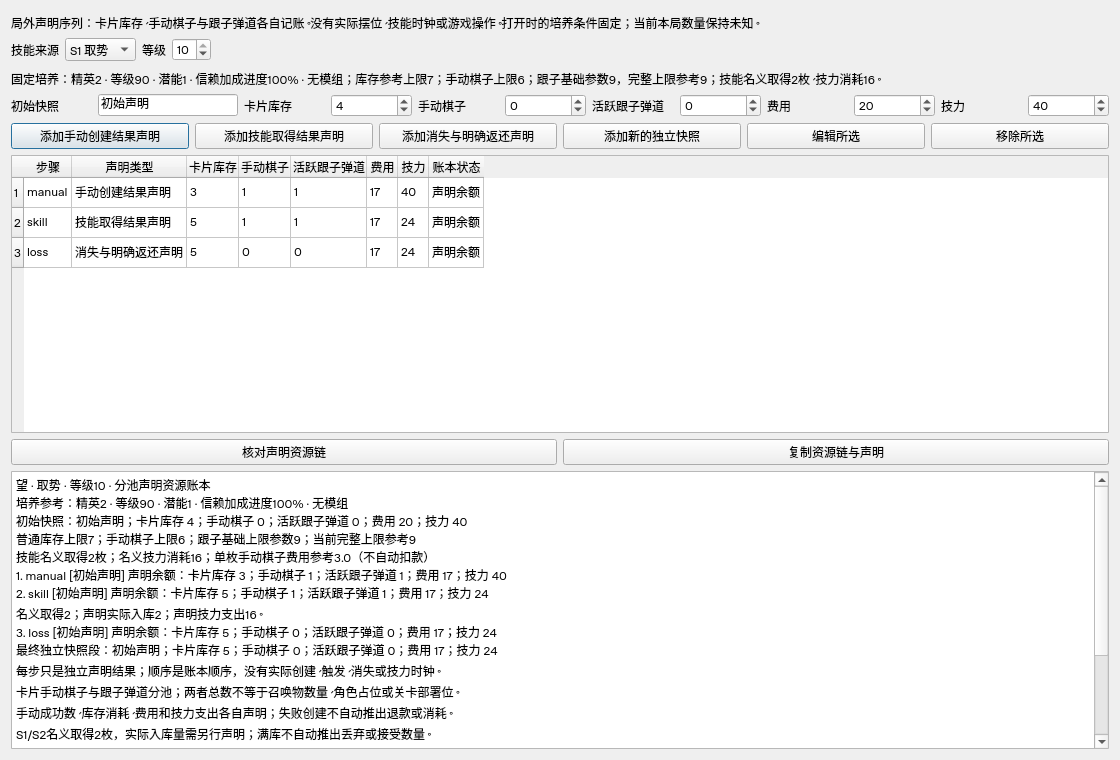
#> input picture research/p2-continuation-wang-resource-ledger/offscreen-ledger.png, 1120 x 760 px
$ python -i map_text_preview.py   (imports and definitions only)   (older library calls are emulated)
#> lines starting #> are read from the running program, lines starting #| are printed output that depends on the picture; after the words box and inside, x2 and y2 are one past the last pixel; in counts of white or black regions, pixels touching at a corner belong together
#> further down, picture is the input picture: shape (760, 1120, 3); mean B, G, R 239.1, 239, 239
"""Read a complete, currently visible exploration map from upright text and node geometry."""
from copy import copy, deepcopy
from time import perf_counter, time

import cv2
import numpy as np
from PySide6.QtCore import QObject, QThreadPool, Qt, Signal

from .map_recognition import read_map
from .recognition import node_names
from .recognition_cache import CachedOCR
from .run_config import config_data, confirmed_config
from .viewport import map_evidence, prepare_frame


def glyph_boxes(image, proposal_width=960):
#> called with proposal_width = 960
    height, width = image.shape[:2]
#> height = 760; width = 1120
    scale = min(1., proposal_width / width)
#> scale = 0.857
    small = cv2.resize(image, None, fx=scale, fy=scale, interpolation=cv2.INTER_AREA)
    gray = cv2.cvtColor(small, cv2.COLOR_BGR2GRAY)
    strokes = cv2.morphologyEx(gray, cv2.MORPH_TOPHAT, np.ones((7, 7), np.uint8))
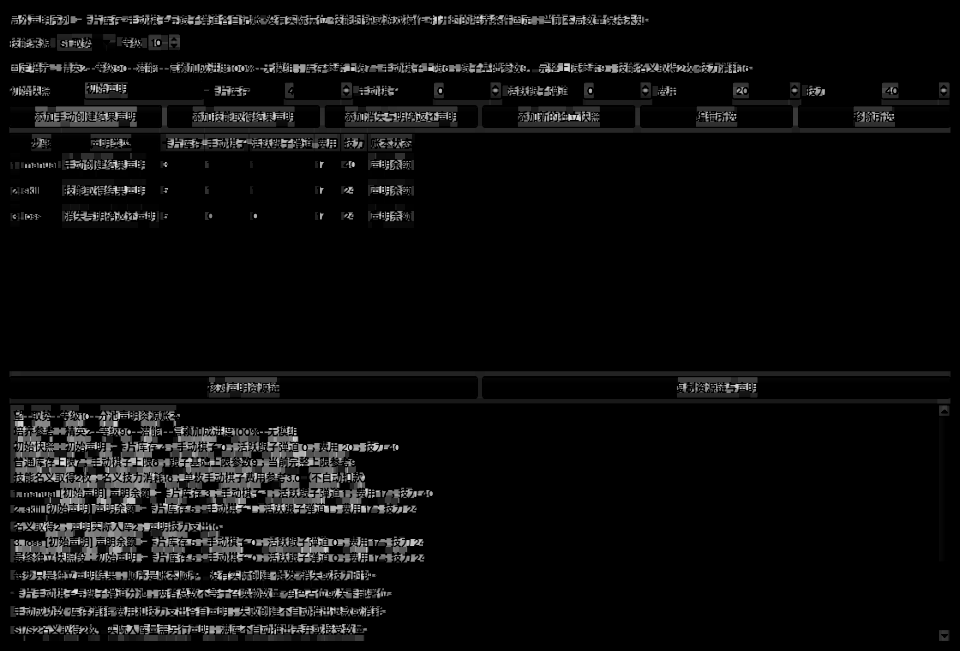
#> strokes: shape (651, 960); min 0, max 245, mean 12.6
    joined = cv2.dilate((strokes > 40).astype(np.uint8), np.ones((3, 4), np.uint8))
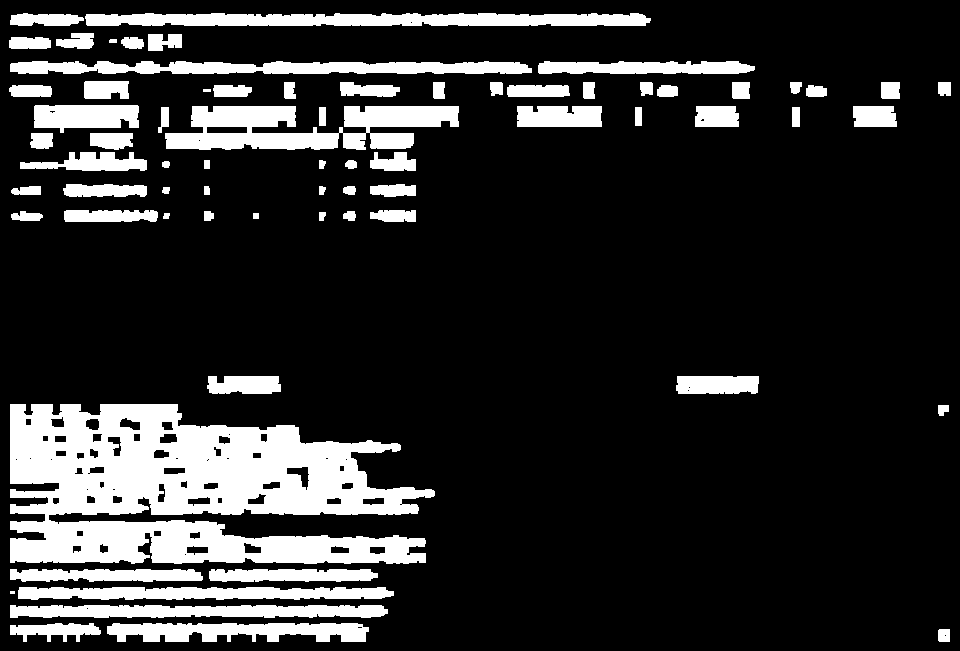
#> joined: shape (651, 960); values 0 (black) and 1 (white), 17.4% white; 70 white regions (1 under 20 px), largest, box (x1, y1, x2, y2) and area: (10, 404, 435, 564) 44504, (165, 106, 459, 150) 8327, (85, 13, 651, 26) 6461
    _, _, components, _ = cv2.connectedComponentsWithStats(joined, connectivity=8)
#> components = 71 rows, first 6: [0, 0, 960, 651, 516365], [10, 13, 74, 13, 767], [85, 13, 566, 13, 6461], [56, 33, 38, 16, 454], [148, 34, 34, 17, 466], [9, 37, 42, 12, 469]
    boxes = []
    for x, y, w, h, area in components[1:]:
        if 5 <= h <= 28 and 14 <= w <= 140 and w > 1.2 * h and area >= .4 * w * h:
            left, right = max(0, x + 1), min(gray.shape[1], x + w - 1)
            top, bottom = max(0, y - 1), min(gray.shape[0], y + h + 1)
            boxes.append([(left, top), (right, top), (right, bottom), (left, bottom)])
#> this loop made 70 passes
#> (x, y, w, h, area, left, right, top) on passes 1, 3, 4, 5, 6, 10, 12, 21, 22, 23, 24, 25: (10, 13, 74, 13, 767, 11, 83, 12), (56, 33, 38, 16, 454, 57, 93, 32), (148, 34, 34, 17, 466, 149, 181, 33), (9, 37, 42, 12, 469, 10, 50, 36), (121, 37, 23, 12, 227, 122, 143, 36), (84, 81, 45, 18, 744, 85, 128, 80), (340, 82, 60, 15, 661, 341, 399, 81), (9, 85, 43, 12, 481, 10, 51, 84), (213, 85, 39, 12, 417, 214, 251, 84), (507, 85, 63, 12, 723, 508, 569, 84), (657, 85, 21, 12, 226, 658, 677, 84), (806, 85, 21, 12, 219, 807, 826, 84)
#> (left, right, top, bottom) on pass 68: (11, 100, 622, 643)
#> after the loop, boxes = 29 items
    return np.asarray(boxes, np.float32).reshape(-1, 4, 2) / scale


# [159 lines left out: functions pointer_height, _detached_word_bounds, _has_marker_strokes, detached_marker, preview, read_frame and 1 more, not called in this run]


# [61 lines that did not run here, left out]

>>> import cv2
>>> picture = cv2.imread('../research/p2-continuation-wang-resource-ledger/offscreen-ledger.png')
>>> result = glyph_boxes(picture)
